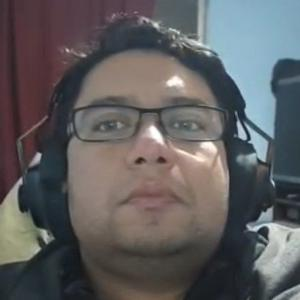
#> input picture media/rostros_dataset/66666666-6_0.jpg, 300 x 300 px
$ python -i face_detection.py   (imports and definitions only)
#> lines starting #> are read from the running program, lines starting #| are printed output that depends on the picture
#> further down, picture is the input picture: PIL image 300x300 RGB; mean R, G, B 95.5, 94, 95.3
import cv2
import numpy as np
from PIL import Image

def detectar_y_recortar_rostro(image_pil):
    """
    Detecta el rostro principal en una imagen PIL usando OpenCV Haar Cascades
    con múltiples pasadas de sensibilidad y selección del rostro dominante.
    """
    image_np = np.array(image_pil)

    if len(image_np.shape) == 2:
        gray = image_np
    elif image_np.shape[2] == 4:
        image_bgr = cv2.cvtColor(image_np, cv2.COLOR_RGBA2BGR)
        gray = cv2.cvtColor(image_bgr, cv2.COLOR_BGR2GRAY)
    else:
        image_bgr = cv2.cvtColor(image_np, cv2.COLOR_RGB2BGR)
        gray = cv2.cvtColor(image_bgr, cv2.COLOR_BGR2GRAY)
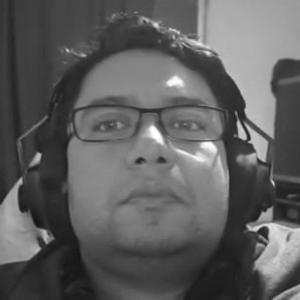
#> gray: shape (300, 300); min 18, max 255, mean 94.6

    face_cascade = cv2.CascadeClassifier(
        cv2.data.haarcascades + 'haarcascade_frontalface_default.xml'
    )

    # 1. Pasada estándar
    faces = face_cascade.detectMultiScale(
        gray,
        scaleFactor=1.1,
        minNeighbors=4,
        minSize=(40, 40)
    )
#> faces = [[53, 49, 195, 195]]

    # 2. Pasada de alta sensibilidad si no se detectó
    if len(faces) == 0:
        faces = face_cascade.detectMultiScale(
            gray,
            scaleFactor=1.05,
            minNeighbors=2,
            minSize=(30, 30)
        )

    # 3. Pasada con cascade alt2 si aún no se detecta
    if len(faces) == 0:
        alt_cascade = cv2.CascadeClassifier(cv2.data.haarcascades + 'haarcascade_frontalface_alt2.xml')
        faces = alt_cascade.detectMultiScale(gray, scaleFactor=1.05, minNeighbors=2, minSize=(30, 30))

    if len(faces) == 0:
        # Fallback: Recorte central 60%
        w_img, h_img = image_pil.size
        cx, cy = w_img // 2, h_img // 2
        crop_size = min(w_img, h_img) * 0.7
        x1 = max(0, int(cx - crop_size / 2))
        y1 = max(0, int(cy - crop_size / 2))
        x2 = min(w_img, int(cx + crop_size / 2))
        y2 = min(h_img, int(cy + crop_size / 2))
        rostro = image_pil.crop((x1, y1, x2, y2))
        return rostro.resize((200, 200))

    # Seleccionar el rostro más grande / dominante
    x, y, w, h = max(faces, key=lambda f: f[2] * f[3])
#> x = 53; y = 49; w = 195; h = 195

    padding_x = int(w * 0.25)
#> padding_x = 48
    padding_y = int(h * 0.35)
#> padding_y = 68

    x1 = max(0, x - padding_x)
#> x1 = 5
    y1 = max(0, y - padding_y)
#> y1 = 0
    x2 = min(image_pil.width, x + w + padding_x)
#> x2 = 296
    y2 = min(image_pil.height, y + h + padding_y)
#> y2 = 300

    rostro = image_pil.crop((x1, y1, x2, y2))
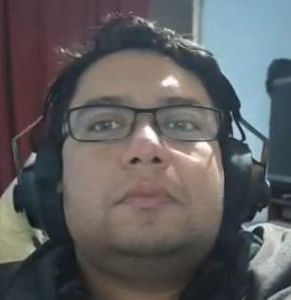
#> rostro: PIL image 291x300 RGB; mean R, G, B 95.9, 94.3, 95.6
    return rostro.resize((200, 200))

>>> from PIL import Image
>>> picture = Image.open('../../media/rostros_dataset/66666666-6_0.jpg')
>>> result = detectar_y_recortar_rostro(picture)

$ run again, on media/rostros_dataset/66666666-6_2.jpg
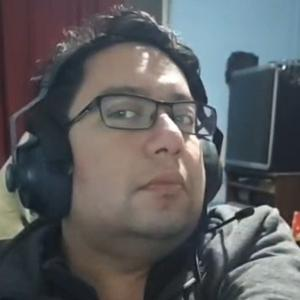
#> input picture media/rostros_dataset/66666666-6_2.jpg, 300 x 300 px
#> picture is the input picture: PIL image 300x300 RGB; mean R, G, B 93.3, 93.9, 96.1
#> in detectar_y_recortar_rostro, `gray = cv2.cvtColor(image_bgr, cv2.COLOR_BGR2GRAY)`:
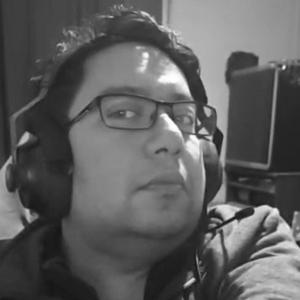
#> gray: shape (300, 300); min 18, max 255, mean 94
#> faces = [[62, 45, 182, 182]]
#> x = 62; y = 45; w = 182
#> padding_x = 45
#> padding_y = 63
#> x1 = 17
#> y1 = 0
#> x2 = 289
#> y2 = 290
#> in detectar_y_recortar_rostro, `return rostro.resize((200, 200))`:
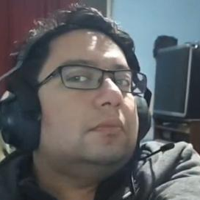
#> returned value: PIL image 200x200 RGB; mean R, G, B 95.1, 96.2, 98.6

$ run again, on media/rostros_dataset/66666666-6_3.jpg
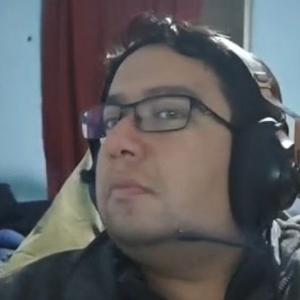
#> input picture media/rostros_dataset/66666666-6_3.jpg, 300 x 300 px
#> picture is the input picture: PIL image 300x300 RGB; mean R, G, B 93.3, 93.3, 95.9
#> in detectar_y_recortar_rostro, `gray = cv2.cvtColor(image_bgr, cv2.COLOR_BGR2GRAY)`:
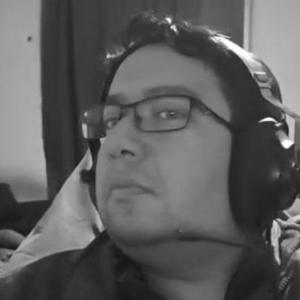
#> gray: shape (300, 300); min 20, max 254, mean 93.6
#> faces = [[62, 46, 186, 186]]
#> x = 62; y = 46; w = 186
#> padding_x = 46
#> padding_y = 65
#> x1 = 16
#> y1 = 0
#> x2 = 294
#> y2 = 297
#> in detectar_y_recortar_rostro, `return rostro.resize((200, 200))`:
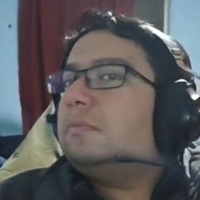
#> returned value: PIL image 200x200 RGB; mean R, G, B 92.9, 90.8, 92.6
